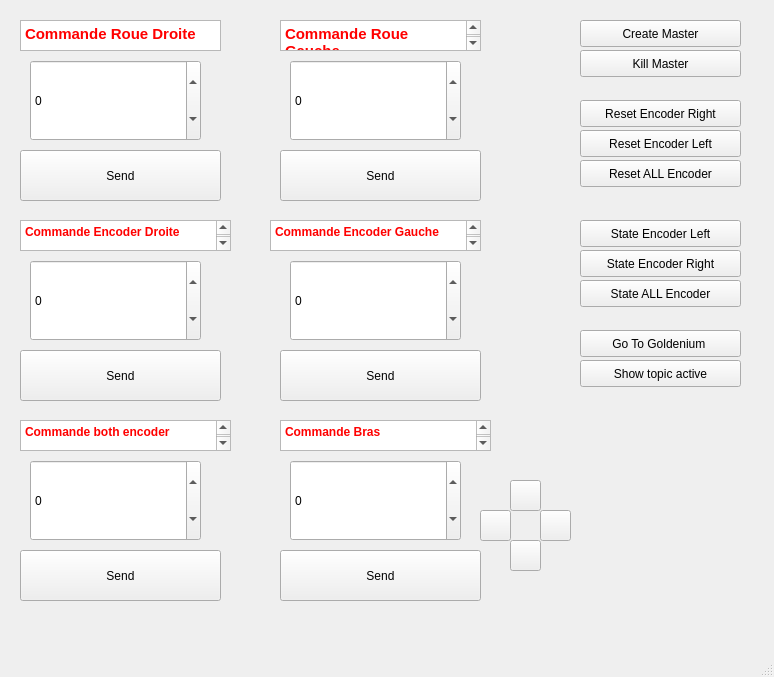
<?xml version="1.0" encoding="UTF-8"?>
<ui version="4.0">
 <class>DaVinciBot</class>
 <widget class="QMainWindow" name="DaVinciBot">
  <property name="geometry">
   <rect>
    <x>0</x>
    <y>0</y>
    <width>774</width>
    <height>677</height>
   </rect>
  </property>
  <property name="windowTitle">
   <string>DaVincBot </string>
  </property>
  <property name="windowIcon">
   <iconset resource="resources.qrc">
    <normaloff>:/images/images/DaVinciBot_Square.png</normaloff>:/images/images/DaVinciBot_Square.png</iconset>
  </property>
  <widget class="QWidget" name="centralwidget">
   <widget class="QPushButton" name="send_droit">
    <property name="geometry">
     <rect>
      <x>20</x>
      <y>150</y>
      <width>201</width>
      <height>51</height>
     </rect>
    </property>
    <property name="text">
     <string>Send</string>
    </property>
   </widget>
   <widget class="QSpinBox" name="spinBox">
    <property name="geometry">
     <rect>
      <x>30</x>
      <y>60</y>
      <width>171</width>
      <height>81</height>
     </rect>
    </property>
    <property name="minimum">
     <number>-200</number>
    </property>
    <property name="maximum">
     <number>200</number>
    </property>
    <property name="singleStep">
     <number>30</number>
    </property>
   </widget>
   <widget class="QLineEdit" name="lineEdit">
    <property name="enabled">
     <bool>true</bool>
    </property>
    <property name="geometry">
     <rect>
      <x>610</x>
      <y>680</y>
      <width>113</width>
      <height>27</height>
     </rect>
    </property>
   </widget>
   <widget class="QTextEdit" name="textEdit">
    <property name="geometry">
     <rect>
      <x>20</x>
      <y>20</y>
      <width>201</width>
      <height>31</height>
     </rect>
    </property>
    <property name="frameShape">
     <enum>QFrame::StyledPanel</enum>
    </property>
    <property name="frameShadow">
     <enum>QFrame::Raised</enum>
    </property>
    <property name="html">
     <string>&lt;!DOCTYPE HTML PUBLIC &quot;-//W3C//DTD HTML 4.0//EN&quot; &quot;http://www.w3.org/TR/REC-html40/strict.dtd&quot;&gt;
&lt;html&gt;&lt;head&gt;&lt;meta name=&quot;qrichtext&quot; content=&quot;1&quot; /&gt;&lt;style type=&quot;text/css&quot;&gt;
p, li { white-space: pre-wrap; }
&lt;/style&gt;&lt;/head&gt;&lt;body style=&quot; font-family:'Ubuntu'; font-size:11pt; font-weight:400; font-style:normal;&quot;&gt;
&lt;p style=&quot; margin-top:0px; margin-bottom:0px; margin-left:0px; margin-right:0px; -qt-block-indent:0; text-indent:0px;&quot;&gt;&lt;span style=&quot; font-weight:600; color:#ff0000;&quot;&gt;Commande Roue Droite &lt;/span&gt;&lt;/p&gt;&lt;/body&gt;&lt;/html&gt;</string>
    </property>
   </widget>
   <widget class="QPushButton" name="send_droit_2">
    <property name="geometry">
     <rect>
      <x>280</x>
      <y>150</y>
      <width>201</width>
      <height>51</height>
     </rect>
    </property>
    <property name="text">
     <string>Send</string>
    </property>
   </widget>
   <widget class="QTextEdit" name="textEdit_2">
    <property name="geometry">
     <rect>
      <x>280</x>
      <y>20</y>
      <width>201</width>
      <height>31</height>
     </rect>
    </property>
    <property name="frameShape">
     <enum>QFrame::StyledPanel</enum>
    </property>
    <property name="frameShadow">
     <enum>QFrame::Raised</enum>
    </property>
    <property name="html">
     <string>&lt;!DOCTYPE HTML PUBLIC &quot;-//W3C//DTD HTML 4.0//EN&quot; &quot;http://www.w3.org/TR/REC-html40/strict.dtd&quot;&gt;
&lt;html&gt;&lt;head&gt;&lt;meta name=&quot;qrichtext&quot; content=&quot;1&quot; /&gt;&lt;style type=&quot;text/css&quot;&gt;
p, li { white-space: pre-wrap; }
&lt;/style&gt;&lt;/head&gt;&lt;body style=&quot; font-family:'Ubuntu'; font-size:11pt; font-weight:400; font-style:normal;&quot;&gt;
&lt;p style=&quot; margin-top:0px; margin-bottom:0px; margin-left:0px; margin-right:0px; -qt-block-indent:0; text-indent:0px;&quot;&gt;&lt;span style=&quot; font-weight:600; color:#ff0000;&quot;&gt;Commande Roue Gauche&lt;/span&gt;&lt;/p&gt;
&lt;p style=&quot;-qt-paragraph-type:empty; margin-top:0px; margin-bottom:0px; margin-left:0px; margin-right:0px; -qt-block-indent:0; text-indent:0px; font-weight:600; color:#ff0000;&quot;&gt;&lt;br /&gt;&lt;/p&gt;&lt;/body&gt;&lt;/html&gt;</string>
    </property>
   </widget>
   <widget class="QSpinBox" name="spinBox_2">
    <property name="geometry">
     <rect>
      <x>290</x>
      <y>60</y>
      <width>171</width>
      <height>81</height>
     </rect>
    </property>
    <property name="minimum">
     <number>-200</number>
    </property>
    <property name="maximum">
     <number>200</number>
    </property>
    <property name="singleStep">
     <number>30</number>
    </property>
   </widget>
   <widget class="QPushButton" name="CreateMasterButton">
    <property name="geometry">
     <rect>
      <x>580</x>
      <y>20</y>
      <width>161</width>
      <height>27</height>
     </rect>
    </property>
    <property name="text">
     <string>Create Master</string>
    </property>
   </widget>
   <widget class="QLineEdit" name="lineEdit_2">
    <property name="geometry">
     <rect>
      <x>610</x>
      <y>710</y>
      <width>113</width>
      <height>25</height>
     </rect>
    </property>
   </widget>
   <widget class="QPushButton" name="rese_encoder_right">
    <property name="geometry">
     <rect>
      <x>580</x>
      <y>100</y>
      <width>161</width>
      <height>27</height>
     </rect>
    </property>
    <property name="text">
     <string>Reset Encoder Right</string>
    </property>
   </widget>
   <widget class="QPushButton" name="reset_encoder_left">
    <property name="geometry">
     <rect>
      <x>580</x>
      <y>130</y>
      <width>161</width>
      <height>27</height>
     </rect>
    </property>
    <property name="text">
     <string>Reset Encoder Left</string>
    </property>
   </widget>
   <widget class="QPushButton" name="state_encoder_left">
    <property name="geometry">
     <rect>
      <x>580</x>
      <y>220</y>
      <width>161</width>
      <height>27</height>
     </rect>
    </property>
    <property name="text">
     <string>State Encoder Left</string>
    </property>
   </widget>
   <widget class="QPushButton" name="state_encoder_right">
    <property name="geometry">
     <rect>
      <x>580</x>
      <y>250</y>
      <width>161</width>
      <height>27</height>
     </rect>
    </property>
    <property name="text">
     <string>State Encoder Right</string>
    </property>
   </widget>
   <widget class="QSpinBox" name="spinBox_3">
    <property name="geometry">
     <rect>
      <x>30</x>
      <y>260</y>
      <width>171</width>
      <height>81</height>
     </rect>
    </property>
    <property name="minimum">
     <number>-13000</number>
    </property>
    <property name="maximum">
     <number>13000</number>
    </property>
    <property name="singleStep">
     <number>100</number>
    </property>
   </widget>
   <widget class="QTextEdit" name="textEdit_3">
    <property name="geometry">
     <rect>
      <x>20</x>
      <y>220</y>
      <width>211</width>
      <height>31</height>
     </rect>
    </property>
    <property name="frameShape">
     <enum>QFrame::StyledPanel</enum>
    </property>
    <property name="frameShadow">
     <enum>QFrame::Raised</enum>
    </property>
    <property name="html">
     <string>&lt;!DOCTYPE HTML PUBLIC &quot;-//W3C//DTD HTML 4.0//EN&quot; &quot;http://www.w3.org/TR/REC-html40/strict.dtd&quot;&gt;
&lt;html&gt;&lt;head&gt;&lt;meta name=&quot;qrichtext&quot; content=&quot;1&quot; /&gt;&lt;style type=&quot;text/css&quot;&gt;
p, li { white-space: pre-wrap; }
&lt;/style&gt;&lt;/head&gt;&lt;body style=&quot; font-family:'Ubuntu'; font-size:11pt; font-weight:400; font-style:normal;&quot;&gt;
&lt;p style=&quot; margin-top:0px; margin-bottom:0px; margin-left:0px; margin-right:0px; -qt-block-indent:0; text-indent:0px;&quot;&gt;&lt;span style=&quot; font-size:9pt; font-weight:600; color:#ff0000;&quot;&gt;Commande Encoder Droite&lt;/span&gt;&lt;/p&gt;
&lt;p style=&quot; margin-top:0px; margin-bottom:0px; margin-left:0px; margin-right:0px; -qt-block-indent:0; text-indent:0px;&quot;&gt;&lt;span style=&quot; font-size:9pt; font-weight:600; color:#ff0000;&quot;&gt; &lt;/span&gt;&lt;/p&gt;&lt;/body&gt;&lt;/html&gt;</string>
    </property>
   </widget>
   <widget class="QPushButton" name="send_droit_3">
    <property name="geometry">
     <rect>
      <x>20</x>
      <y>350</y>
      <width>201</width>
      <height>51</height>
     </rect>
    </property>
    <property name="text">
     <string>Send</string>
    </property>
   </widget>
   <widget class="QPushButton" name="send_droit_4">
    <property name="geometry">
     <rect>
      <x>280</x>
      <y>350</y>
      <width>201</width>
      <height>51</height>
     </rect>
    </property>
    <property name="text">
     <string>Send</string>
    </property>
   </widget>
   <widget class="QSpinBox" name="spinBox_4">
    <property name="geometry">
     <rect>
      <x>290</x>
      <y>260</y>
      <width>171</width>
      <height>81</height>
     </rect>
    </property>
    <property name="minimum">
     <number>-13000</number>
    </property>
    <property name="maximum">
     <number>13000</number>
    </property>
    <property name="singleStep">
     <number>100</number>
    </property>
   </widget>
   <widget class="QTextEdit" name="textEdit_4">
    <property name="geometry">
     <rect>
      <x>270</x>
      <y>220</y>
      <width>211</width>
      <height>31</height>
     </rect>
    </property>
    <property name="frameShape">
     <enum>QFrame::StyledPanel</enum>
    </property>
    <property name="frameShadow">
     <enum>QFrame::Raised</enum>
    </property>
    <property name="html">
     <string>&lt;!DOCTYPE HTML PUBLIC &quot;-//W3C//DTD HTML 4.0//EN&quot; &quot;http://www.w3.org/TR/REC-html40/strict.dtd&quot;&gt;
&lt;html&gt;&lt;head&gt;&lt;meta name=&quot;qrichtext&quot; content=&quot;1&quot; /&gt;&lt;style type=&quot;text/css&quot;&gt;
p, li { white-space: pre-wrap; }
&lt;/style&gt;&lt;/head&gt;&lt;body style=&quot; font-family:'Ubuntu'; font-size:11pt; font-weight:400; font-style:normal;&quot;&gt;
&lt;p style=&quot; margin-top:0px; margin-bottom:0px; margin-left:0px; margin-right:0px; -qt-block-indent:0; text-indent:0px;&quot;&gt;&lt;span style=&quot; font-size:9pt; font-weight:600; color:#ff0000;&quot;&gt;Commande Encoder Gauche&lt;/span&gt;&lt;/p&gt;
&lt;p style=&quot;-qt-paragraph-type:empty; margin-top:0px; margin-bottom:0px; margin-left:0px; margin-right:0px; -qt-block-indent:0; text-indent:0px; font-size:9pt; font-weight:600; color:#ff0000;&quot;&gt;&lt;br /&gt;&lt;/p&gt;
&lt;p style=&quot; margin-top:0px; margin-bottom:0px; margin-left:0px; margin-right:0px; -qt-block-indent:0; text-indent:0px;&quot;&gt;&lt;span style=&quot; font-size:9pt; font-weight:600; color:#ff0000;&quot;&gt; &lt;/span&gt;&lt;/p&gt;&lt;/body&gt;&lt;/html&gt;</string>
    </property>
   </widget>
   <widget class="QLineEdit" name="lineEdit_3">
    <property name="geometry">
     <rect>
      <x>610</x>
      <y>740</y>
      <width>113</width>
      <height>25</height>
     </rect>
    </property>
   </widget>
   <widget class="QLineEdit" name="lineEdit_4">
    <property name="geometry">
     <rect>
      <x>610</x>
      <y>780</y>
      <width>113</width>
      <height>25</height>
     </rect>
    </property>
   </widget>
   <widget class="QPushButton" name="kill_master">
    <property name="geometry">
     <rect>
      <x>580</x>
      <y>50</y>
      <width>161</width>
      <height>27</height>
     </rect>
    </property>
    <property name="text">
     <string>Kill Master</string>
    </property>
   </widget>
   <widget class="QPushButton" name="reset_encoder">
    <property name="geometry">
     <rect>
      <x>580</x>
      <y>160</y>
      <width>161</width>
      <height>27</height>
     </rect>
    </property>
    <property name="text">
     <string>Reset ALL Encoder</string>
    </property>
   </widget>
   <widget class="QPushButton" name="state_encoder">
    <property name="geometry">
     <rect>
      <x>580</x>
      <y>280</y>
      <width>161</width>
      <height>27</height>
     </rect>
    </property>
    <property name="text">
     <string>State ALL Encoder</string>
    </property>
   </widget>
   <widget class="QPushButton" name="go_goldenium">
    <property name="geometry">
     <rect>
      <x>580</x>
      <y>330</y>
      <width>161</width>
      <height>27</height>
     </rect>
    </property>
    <property name="text">
     <string>Go To Goldenium </string>
    </property>
   </widget>
   <widget class="QSpinBox" name="spinBox_5">
    <property name="geometry">
     <rect>
      <x>30</x>
      <y>460</y>
      <width>171</width>
      <height>81</height>
     </rect>
    </property>
    <property name="minimum">
     <number>-13000</number>
    </property>
    <property name="maximum">
     <number>13000</number>
    </property>
    <property name="singleStep">
     <number>100</number>
    </property>
   </widget>
   <widget class="QPushButton" name="send_droit_5">
    <property name="geometry">
     <rect>
      <x>20</x>
      <y>550</y>
      <width>201</width>
      <height>51</height>
     </rect>
    </property>
    <property name="text">
     <string>Send</string>
    </property>
   </widget>
   <widget class="QTextEdit" name="textEdit_5">
    <property name="geometry">
     <rect>
      <x>20</x>
      <y>420</y>
      <width>211</width>
      <height>31</height>
     </rect>
    </property>
    <property name="frameShape">
     <enum>QFrame::StyledPanel</enum>
    </property>
    <property name="frameShadow">
     <enum>QFrame::Raised</enum>
    </property>
    <property name="html">
     <string>&lt;!DOCTYPE HTML PUBLIC &quot;-//W3C//DTD HTML 4.0//EN&quot; &quot;http://www.w3.org/TR/REC-html40/strict.dtd&quot;&gt;
&lt;html&gt;&lt;head&gt;&lt;meta name=&quot;qrichtext&quot; content=&quot;1&quot; /&gt;&lt;style type=&quot;text/css&quot;&gt;
p, li { white-space: pre-wrap; }
&lt;/style&gt;&lt;/head&gt;&lt;body style=&quot; font-family:'Ubuntu'; font-size:11pt; font-weight:400; font-style:normal;&quot;&gt;
&lt;p style=&quot; margin-top:0px; margin-bottom:0px; margin-left:0px; margin-right:0px; -qt-block-indent:0; text-indent:0px;&quot;&gt;&lt;span style=&quot; font-size:9pt; font-weight:600; color:#ff0000;&quot;&gt;Commande both encoder&lt;/span&gt;&lt;/p&gt;
&lt;p style=&quot;-qt-paragraph-type:empty; margin-top:0px; margin-bottom:0px; margin-left:0px; margin-right:0px; -qt-block-indent:0; text-indent:0px; font-size:9pt; font-weight:600; color:#ff0000;&quot;&gt;&lt;br /&gt;&lt;/p&gt;
&lt;p style=&quot; margin-top:0px; margin-bottom:0px; margin-left:0px; margin-right:0px; -qt-block-indent:0; text-indent:0px;&quot;&gt;&lt;span style=&quot; font-size:9pt; font-weight:600; color:#ff0000;&quot;&gt; &lt;/span&gt;&lt;/p&gt;&lt;/body&gt;&lt;/html&gt;</string>
    </property>
   </widget>
   <widget class="QPushButton" name="send_droit_6">
    <property name="geometry">
     <rect>
      <x>280</x>
      <y>550</y>
      <width>201</width>
      <height>51</height>
     </rect>
    </property>
    <property name="text">
     <string>Send</string>
    </property>
   </widget>
   <widget class="QTextEdit" name="textEdit_6">
    <property name="geometry">
     <rect>
      <x>280</x>
      <y>420</y>
      <width>211</width>
      <height>31</height>
     </rect>
    </property>
    <property name="frameShape">
     <enum>QFrame::StyledPanel</enum>
    </property>
    <property name="frameShadow">
     <enum>QFrame::Raised</enum>
    </property>
    <property name="html">
     <string>&lt;!DOCTYPE HTML PUBLIC &quot;-//W3C//DTD HTML 4.0//EN&quot; &quot;http://www.w3.org/TR/REC-html40/strict.dtd&quot;&gt;
&lt;html&gt;&lt;head&gt;&lt;meta name=&quot;qrichtext&quot; content=&quot;1&quot; /&gt;&lt;style type=&quot;text/css&quot;&gt;
p, li { white-space: pre-wrap; }
&lt;/style&gt;&lt;/head&gt;&lt;body style=&quot; font-family:'Ubuntu'; font-size:11pt; font-weight:400; font-style:normal;&quot;&gt;
&lt;p style=&quot; margin-top:0px; margin-bottom:0px; margin-left:0px; margin-right:0px; -qt-block-indent:0; text-indent:0px;&quot;&gt;&lt;span style=&quot; font-size:9pt; font-weight:600; color:#ff0000;&quot;&gt;Commande Bras&lt;/span&gt;&lt;/p&gt;
&lt;p style=&quot;-qt-paragraph-type:empty; margin-top:0px; margin-bottom:0px; margin-left:0px; margin-right:0px; -qt-block-indent:0; text-indent:0px; font-size:9pt; font-weight:600; color:#ff0000;&quot;&gt;&lt;br /&gt;&lt;/p&gt;
&lt;p style=&quot;-qt-paragraph-type:empty; margin-top:0px; margin-bottom:0px; margin-left:0px; margin-right:0px; -qt-block-indent:0; text-indent:0px; font-size:9pt; font-weight:600; color:#ff0000;&quot;&gt;&lt;br /&gt;&lt;/p&gt;
&lt;p style=&quot; margin-top:0px; margin-bottom:0px; margin-left:0px; margin-right:0px; -qt-block-indent:0; text-indent:0px;&quot;&gt;&lt;span style=&quot; font-size:9pt; font-weight:600; color:#ff0000;&quot;&gt; &lt;/span&gt;&lt;/p&gt;&lt;/body&gt;&lt;/html&gt;</string>
    </property>
   </widget>
   <widget class="QSpinBox" name="spinBox_6">
    <property name="geometry">
     <rect>
      <x>290</x>
      <y>460</y>
      <width>171</width>
      <height>81</height>
     </rect>
    </property>
    <property name="minimum">
     <number>-13000</number>
    </property>
    <property name="maximum">
     <number>13000</number>
    </property>
    <property name="singleStep">
     <number>100</number>
    </property>
   </widget>
   <widget class="QLineEdit" name="lineEdit_5">
    <property name="geometry">
     <rect>
      <x>610</x>
      <y>810</y>
      <width>113</width>
      <height>25</height>
     </rect>
    </property>
   </widget>
   <widget class="QLineEdit" name="lineEdit_6">
    <property name="geometry">
     <rect>
      <x>610</x>
      <y>840</y>
      <width>113</width>
      <height>25</height>
     </rect>
    </property>
   </widget>
   <widget class="QPushButton" name="show_topic">
    <property name="geometry">
     <rect>
      <x>580</x>
      <y>360</y>
      <width>161</width>
      <height>27</height>
     </rect>
    </property>
    <property name="text">
     <string>Show topic active</string>
    </property>
   </widget>
   <widget class="QLabel" name="label">
    <property name="geometry">
     <rect>
      <x>580</x>
      <y>420</y>
      <width>321</width>
      <height>171</height>
     </rect>
    </property>
    <property name="text">
     <string>&lt;html&gt;&lt;head/&gt;&lt;body&gt;&lt;p&gt;&lt;img src=&quot;:/images/images/Webp.net-resizeimage.png&quot;/&gt;&lt;/p&gt;&lt;/body&gt;&lt;/html&gt;</string>
    </property>
   </widget>
   <widget class="QPushButton" name="pushButton">
    <property name="geometry">
     <rect>
      <x>480</x>
      <y>510</y>
      <width>31</width>
      <height>31</height>
     </rect>
    </property>
    <property name="text">
     <string/>
    </property>
   </widget>
   <widget class="QPushButton" name="pushButton_2">
    <property name="geometry">
     <rect>
      <x>510</x>
      <y>480</y>
      <width>31</width>
      <height>31</height>
     </rect>
    </property>
    <property name="text">
     <string/>
    </property>
   </widget>
   <widget class="QPushButton" name="pushButton_3">
    <property name="geometry">
     <rect>
      <x>510</x>
      <y>540</y>
      <width>31</width>
      <height>31</height>
     </rect>
    </property>
    <property name="text">
     <string/>
    </property>
   </widget>
   <widget class="QPushButton" name="pushButton_4">
    <property name="geometry">
     <rect>
      <x>540</x>
      <y>510</y>
      <width>31</width>
      <height>31</height>
     </rect>
    </property>
    <property name="text">
     <string/>
    </property>
   </widget>
  </widget>
  <widget class="QMenuBar" name="menubar">
   <property name="geometry">
    <rect>
     <x>0</x>
     <y>0</y>
     <width>774</width>
     <height>25</height>
    </rect>
   </property>
  </widget>
  <widget class="QStatusBar" name="statusbar"/>
 </widget>
 <resources>
  <include location="resources.qrc"/>
 </resources>
 <connections>
  <connection>
   <sender>spinBox</sender>
   <signal>valueChanged(QString)</signal>
   <receiver>lineEdit</receiver>
   <slot>setText(QString)</slot>
   <hints>
    <hint type="sourcelabel">
     <x>74</x>
     <y>103</y>
    </hint>
    <hint type="destinationlabel">
     <x>670</x>
     <y>727</y>
    </hint>
   </hints>
  </connection>
  <connection>
   <sender>spinBox_2</sender>
   <signal>valueChanged(QString)</signal>
   <receiver>lineEdit_2</receiver>
   <slot>setText(QString)</slot>
   <hints>
    <hint type="sourcelabel">
     <x>355</x>
     <y>147</y>
    </hint>
    <hint type="destinationlabel">
     <x>681</x>
     <y>757</y>
    </hint>
   </hints>
  </connection>
  <connection>
   <sender>spinBox_3</sender>
   <signal>valueChanged(QString)</signal>
   <receiver>lineEdit_3</receiver>
   <slot>setText(QString)</slot>
   <hints>
    <hint type="sourcelabel">
     <x>166</x>
     <y>292</y>
    </hint>
    <hint type="destinationlabel">
     <x>620</x>
     <y>789</y>
    </hint>
   </hints>
  </connection>
  <connection>
   <sender>spinBox_4</sender>
   <signal>valueChanged(QString)</signal>
   <receiver>lineEdit_4</receiver>
   <slot>setText(QString)</slot>
   <hints>
    <hint type="sourcelabel">
     <x>395</x>
     <y>336</y>
    </hint>
    <hint type="destinationlabel">
     <x>653</x>
     <y>829</y>
    </hint>
   </hints>
  </connection>
  <connection>
   <sender>spinBox_5</sender>
   <signal>valueChanged(QString)</signal>
   <receiver>lineEdit_5</receiver>
   <slot>setText(QString)</slot>
   <hints>
    <hint type="sourcelabel">
     <x>115</x>
     <y>530</y>
    </hint>
    <hint type="destinationlabel">
     <x>622</x>
     <y>845</y>
    </hint>
   </hints>
  </connection>
  <connection>
   <sender>spinBox_6</sender>
   <signal>valueChanged(QString)</signal>
   <receiver>lineEdit_6</receiver>
   <slot>setText(QString)</slot>
   <hints>
    <hint type="sourcelabel">
     <x>380</x>
     <y>523</y>
    </hint>
    <hint type="destinationlabel">
     <x>646</x>
     <y>878</y>
    </hint>
   </hints>
  </connection>
 </connections>
</ui>
